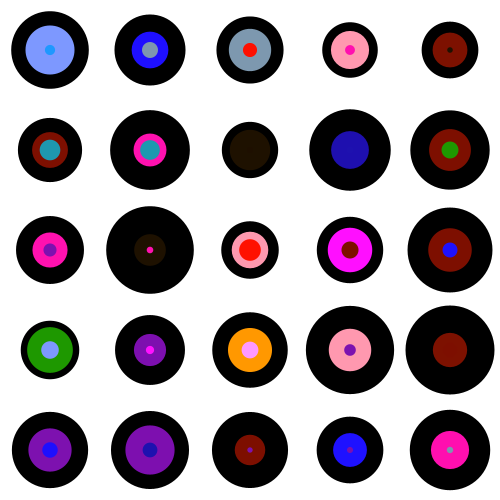
Frame 1 (no input)
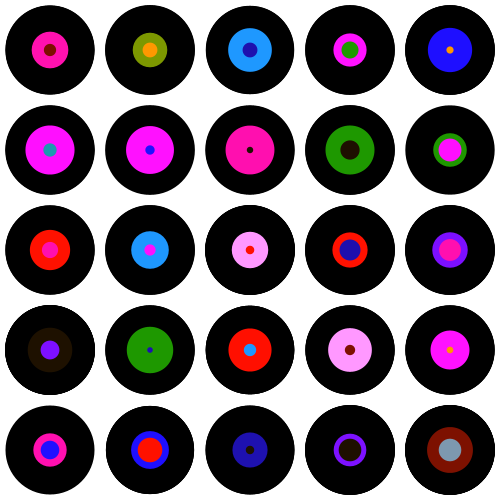
Frame 60 (the mouse pressed at the canvas centre just before this capture)
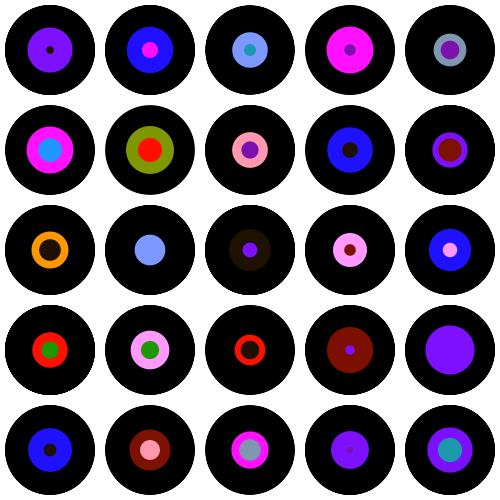
Frame 120 (the mouse held since frame 60 and released just before this capture)

The Processing sketch that drew these frames (run headless with seeded random() and noise(); from frame 60 on, the mouse is pressed at the canvas centre):

// Processing sketch: processing_136533
// ── processing_136533.pde

float eyeDiam[] = {55,90};
float pupilDiam[] = {5,25};
float irisDiam[] = {30,50};
float irisColorR[] = {0,255};
float irisColorG[] = {0,255};
float irisColorB[] = {0,255};
float red[] = {255, 125, 30};
float grn[] = {17, 152, 15};
float blu[] = {255, 0, 175};
int eyeX = 50;
int eyeY = 50;
int rowNum = 0;
int counter = 0;

eyeBall[] myEyeBall;

void setup(){
  background(255);
  noStroke();
  frameRate(5);
  size(500,500);
  myEyeBall = new eyeBall[25];


}
void draw()
  {
      eyeX = 50;
      eyeY = 50;

      for (int i = 0; i < myEyeBall.length; i ++ ) {
    myEyeBall[i] = new eyeBall(
      random(eyeDiam[0],eyeDiam[1]),
      random(pupilDiam[0],pupilDiam[1]),
      random(irisDiam[0],irisDiam[1]),
      random(irisColorR[0],irisColorR[1]),
      random(irisColorG[0],irisColorG[1]),
      random(irisColorB[0],irisColorB[1])
    );
    }
    for (int i = 0; i < myEyeBall.length; i ++ ){
    pushMatrix();
    translate(50,0);
    eyeX = 100 * counter;
    counter++;
    myEyeBall[i].run();
    popMatrix();
    if (counter == 5){
      eyeY = eyeY + 100;
      counter = 0;
    }
  }

  }


 class eyeBall{
  float eyeDiam;
  float pupilDiam;
  float irisDiam;
  float irisColorR;
  float irisColorG;
  float irisColorB;

  eyeBall(float _eyeDiam, float _pupilDiam, float _irisDiam, float _irisColorR, float _irisColorG, float _irisColorB){
  eyeDiam = _eyeDiam;
  pupilDiam = _pupilDiam;
  irisDiam = _irisDiam;
  irisColorR = _irisColorR;
  irisColorG = _irisColorG;
  irisColorB = _irisColorB;
}

void run()
{
   display();
}

void display(){
    noStroke();
    fill(255);

    // eyeeyeBall
    fill(0);
    ellipse(eyeX, eyeY, eyeDiam, eyeDiam);

    // iris
     fill(red[(int)random(3)], grn[(int)random(3)], blu[(int)random(3)]);
    ellipse(eyeX, eyeY, irisDiam, irisDiam);

    // pupil
    fill(red[(int)random(3)], grn[(int)random(3)], blu[(int)random(3)]);
    ellipse(eyeX, eyeY, pupilDiam, pupilDiam);
  }
}
